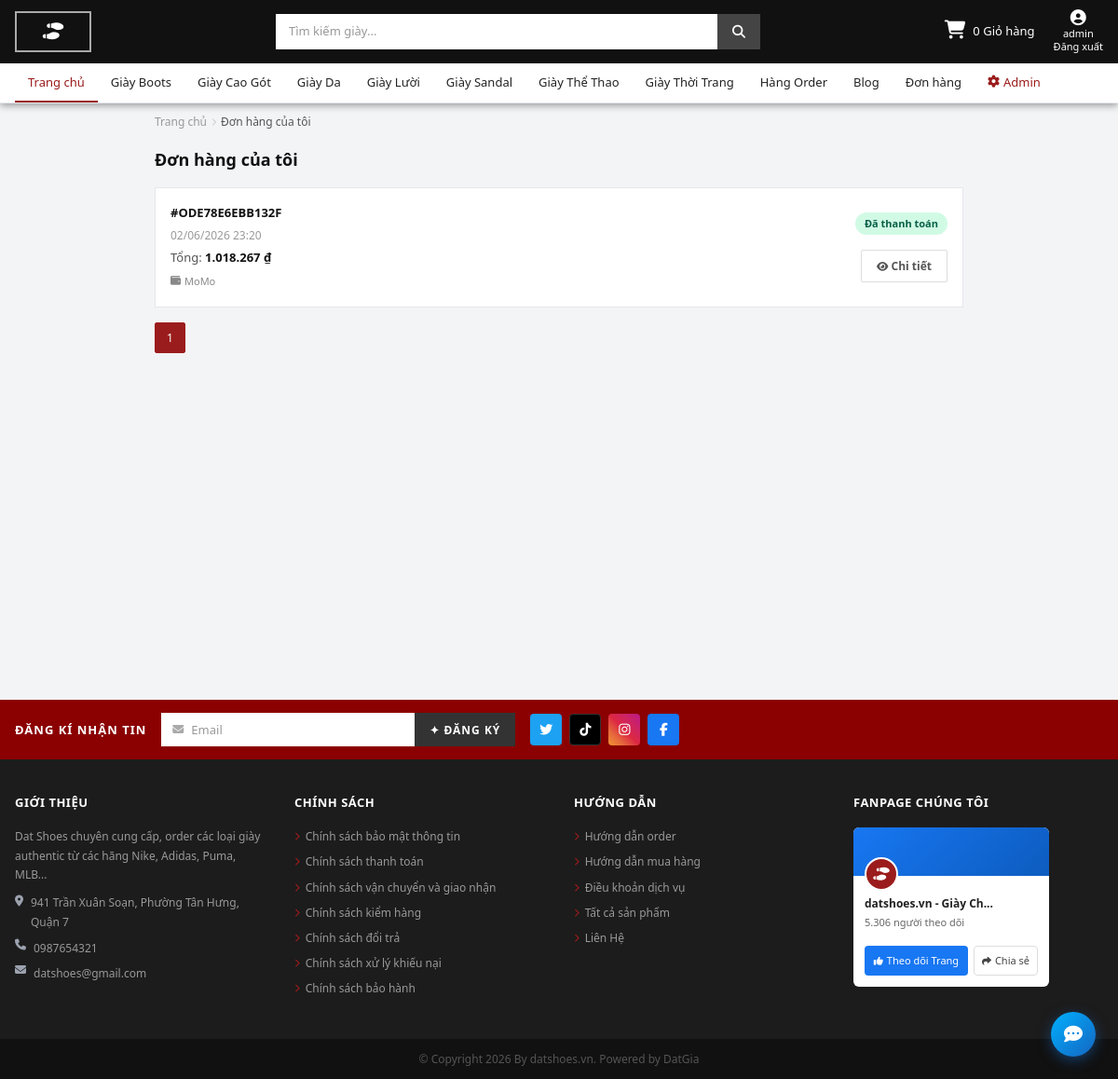
The app's page /cart/orders/ (signed in), older data.
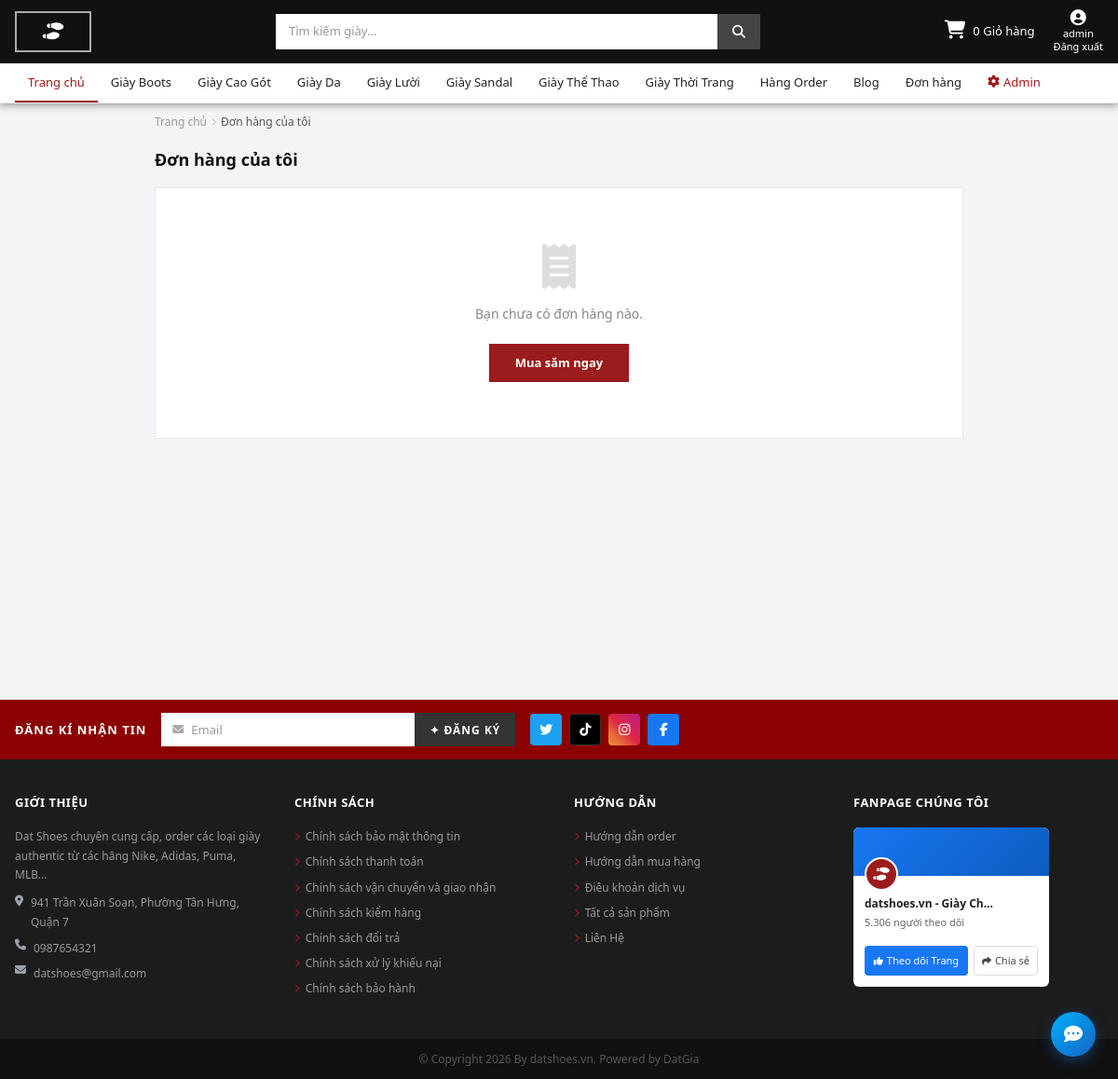
The same page, newer data.
### apps/products/models.py (models this page shows, shortened)
class Category(models.Model):
    name = models.CharField(max_length=100, unique=True,
                            verbose_name="Tên loại giày")
    slug = models.SlugField(max_length=120, unique=True, blank=True)
    description = models.TextField(blank=True, verbose_name="Mô tả")
    image = models.ImageField(upload_to='categories/', blank=True, null=True)
    is_active = models.BooleanField(default=True)
    class Meta:
        verbose_name = "Danh mục"
        verbose_name_plural = "Danh mục"

### apps/cart/models.py (models this page shows, shortened)
class Order(models.Model):
    class PaymentStatus(models.TextChoices):
        PENDING = 'pending', 'Chờ thanh toán'
        PAID    = 'paid',    'Đã thanh toán'
        FAILED  = 'failed',  'Thanh toán thất bại'
    class OrderStatus(models.TextChoices):
        NEW        = 'new',        'Mới tạo'
        PROCESSING = 'processing', 'Đang xử lý'
        SHIPPED    = 'shipped',    'Đang giao hàng'
        DELIVERED  = 'delivered',  'Đã giao hàng'
        CANCELLED  = 'cancelled',  'Đã hủy'
    class Status(models.TextChoices):
        PENDING     = 'pending',     'Chờ thanh toán'
        PAID        = 'paid',        'Đã thanh toán'
        PROCESSING  = 'processing',  'Đang xử lý'
        SHIPPED     = 'shipped',     'Đang giao hàng'
        DELIVERED   = 'delivered',   'Đã giao hàng'
        FAILED      = 'failed',      'Thanh toán thất bại'
        CANCELLED   = 'cancelled',   'Đã hủy'
    class PaymentMethod(models.TextChoices):
        MOMO  = 'momo',  'MoMo'
        SEPAY = 'sepay', 'SePay'
        COD   = 'cod',   'COD'
    user = models.ForeignKey(
        settings.AUTH_USER_MODEL,
        on_delete=models.SET_NULL,
        null=True, blank=True,
        related_name='orders',
    )
    code        = models.CharField(max_length=32, unique=True, blank=True)
    full_name   = models.CharField(max_length=120, blank=True)
    phone       = models.CharField(max_length=20, blank=True)
    email       = models.EmailField(blank=True)
    address     = models.CharField(max_length=255, blank=True)
    note        = models.TextField(blank=True)
    total_amount    = models.DecimalField(max_digits=12, decimal_places=0)
    discount_amount = models.DecimalField(max_digits=12, decimal_places=0, default=0, verbose_name='Số tiền giảm')
    voucher      = models.ForeignKey('Voucher', on_delete=models.SET_NULL, null=True, blank=True, related_name='orders')
    voucher_code = models.CharField(max_length=50, blank=True, verbose_name='Mã voucher (lưu lại)')
    payment_status = models.CharField(
        max_length=20,
        choices=PaymentStatus.choices,
        default=PaymentStatus.PENDING,
        verbose_name='Trạng thái thanh toán',
    )
    order_status = models.CharField(
        max_length=20,
        choices=OrderStatus.choices,
        default=OrderStatus.NEW,
        verbose_name='Trạng thái đơn hàng',
    )
    status = models.CharField(
        max_length=20,
        choices=Status.choices,
        default=Status.PENDING,
        verbose_name='Trạng thái (legacy)',
    )
    payment_method = models.CharField(max_length=20, choices=PaymentMethod.choices, default=PaymentMethod.MOMO)
    delivered_at       = models.DateTimeField(null=True, blank=True, verbose_name='Thời gian nhận hàng')
    delivery_confirmed = models.BooleanField(default=False, verbose_name='Đã xác nhận nhận hàng')
    momo_order_id        = models.CharField(max_length=100, blank=True, unique=True, null=True)
    momo_request_id      = models.CharField(max_length=100, blank=True, unique=True, null=True)
    momo_trans_id        = models.CharField(max_length=100, blank=True, null=True)
    momo_result_code     = models.IntegerField(blank=True, null=True)
    momo_message         = models.CharField(max_length=255, blank=True)
    momo_pay_url         = models.URLField(blank=True)
    momo_response_payload = models.TextField(blank=True)
    sepay_invoice_number = models.CharField(max_length=64, blank=True, verbose_name='SePay invoice number')
    sepay_transaction_id = models.CharField(max_length=100, blank=True, null=True, verbose_name='SePay transaction ID')
    sepay_pay_url        = models.URLField(blank=True, verbose_name='SePay checkout URL')
    sepay_status         = models.CharField(max_length=32, blank=True, verbose_name='SePay order status')
    sepay_ipn_payload    = models.TextField(blank=True, verbose_name='SePay IPN raw payload')
    created_at = models.DateTimeField(auto_now_add=True)
    updated_at = models.DateTimeField(auto_now=True)
    class Meta:
        ordering = ['-created_at']
        verbose_name = 'Đơn hàng'
        verbose_name_plural = 'Đơn hàng'

### apps/cart/views.py (the view)
# urls.py: path('orders/', views.orders_list, name='orders_list'),
def orders_list(request):
    qs = Order.objects.filter(user=request.user).order_by("-created_at")
    paginator = Paginator(qs, 12)
    page = request.GET.get("page")
    page_obj = paginator.get_page(page)
    return render(
        request,
        "orders/order_list.html",
        {"page_obj": page_obj, "paginator": paginator},
    )

### apps/cart/context_processors.py (called while the page is built)
def cart_count(request):
    if request.user.is_authenticated:
        total_items = get_user_cart_item_count(request.user)
    else:
        cart = get_session_cart(request.session)
        total_items = sum(int(item.get('quantity', 0)) for item in cart.values())
    return {'cart_count': total_items}

### apps/cart/services.py (called while the page is built)
def get_user_cart_item_count(user):
    cart = Cart.objects.filter(user=user).first()
    if not cart:
        return 0
    return sum(item.quantity for item in cart.items.all())

### apps/products/context_processors.py (called while the page is built)
def navigation_data(request):
    return {
        'categories': Category.objects.filter(is_active=True).order_by('name'),
        'brands': Brand.objects.filter(is_active=True).order_by('name'),
    }

def supply_nav(request):
    user = request.user
    return {
        'supply_is_manager': is_store_manager(user),
        'supply_is_supplier': is_supplier_user(user),
        'supply_paths': SUPPLY_PATHS,
    }

### apps/products/supply_permissions.py (called while the page is built)
def is_store_manager(user):
    return user.is_authenticated and (
        user.is_staff
        or user.has_perm('products.can_approve_purchase')
        or user.has_perm('products.can_receive_goods')
    )

### templates/orders/order_list.html (shortened to what this page needs)
{% extends 'base.html' %}
{% load static %}
{% load format_money %}
{% block content %}
<div class="ol-page">
<div class="ol-container">
  <nav class="ol-bc">
    <a href="{% url 'landing' %}">Trang chủ</a>
    <i class="fas fa-chevron-right"></i>
    <span style="color:#555;">Đơn hàng của tôi</span>
  </nav>
  <div class="ol-header">Đơn hàng của tôi</div>
  {% if page_obj.object_list %}
    {% for order in page_obj.object_list %}
    <div class="ol-card">
      <div>
        <div class="ol-code">#{{ order.code }}</div>
        <div class="ol-date">{{ order.created_at|date:"d/m/Y H:i" }}</div>
        <div class="ol-total">
          Tổng: <strong>{{ order.total_amount|vnd }}</strong>
        </div>
        <div class="ol-method">
          {% if order.payment_method == 'sepay' %}
            <i class="fas fa-credit-card"></i> SePay
          {% elif order.payment_method == 'momo' %}
            <i class="fas fa-wallet"></i> MoMo
          {% else %}
            <i class="fas fa-money-bill"></i> {{ order.get_payment_method_display }}
          {% endif %}
        </div>
      </div>
      <div class="ol-actions">
        <span class="ol-status {{ order.status }}">{{ order.get_status_display }}</span>
        <a href="{% url 'cart:order_detail' order.code %}" class="btn-ol-detail">
          <i class="fas fa-eye" style="font-size:11px;"></i> Chi tiết
        </a>
      </div>
    </div>
    {% endfor %}
    <div class="ol-pagination">
      {% for num in paginator.page_range %}
      <a href="?page={{ num }}" class="ol-page-btn {% if num == page_obj.number %}active{% endif %}">{{ num }}</a>
      {% endfor %}
    </div>
  {% else %}
  <div class="ol-empty">
    <div><i class="fas fa-receipt"></i></div>
    <p>Bạn chưa có đơn hàng nào.</p>
    <a href="{% url 'products:product_list' %}">Mua sắm ngay</a>
  </div>
  {% endif %}
</div>
</div>
{% endblock %}

### templates/base.html (shortened to what the changed rows need)
<!doctype html>
<html lang="vi">
<head>
	<link rel="stylesheet" href="https://cdnjs.cloudflare.com/ajax/libs/font-awesome/6.6.0/css/all.min.css" />
	{% load static %}
	<link rel="stylesheet" href="{% static 'css/main.css' %}" />
</head>
<body>
	<header class="site-header" style="position:sticky; top:0; z-index:100;">
		<nav class="site-nav">
			<div style="max-width:1200px; margin:0 auto; padding:0 16px;">
				<ul class="nav-list" id="mainNavList">
					{% for category in categories %}
					<li>
						<a href="{% url 'products:category_detail' category.slug %}">
							{{ category.name }}
						</a>
					</li>
					{% endfor %}
				</ul>
			</div>
		</nav>
	</header>
	<main>
		{% block content %}{% endblock %}
	</main>
</body>
</html>

Row changes from the older to the newer data that the page shows:
no longer on this page (row edited): Order: code "ODE78E6EBB132F", created_at "02/06/2026 23:20", total_amount|vnd "1.018.267 ₫", payment_method "momo" (drawn), status "Đã thanh toán"
Text that changed along with them:
text now shown: "Bạn chưa có đơn hàng nào. Mua sắm ngay"
list line gone: "1"
